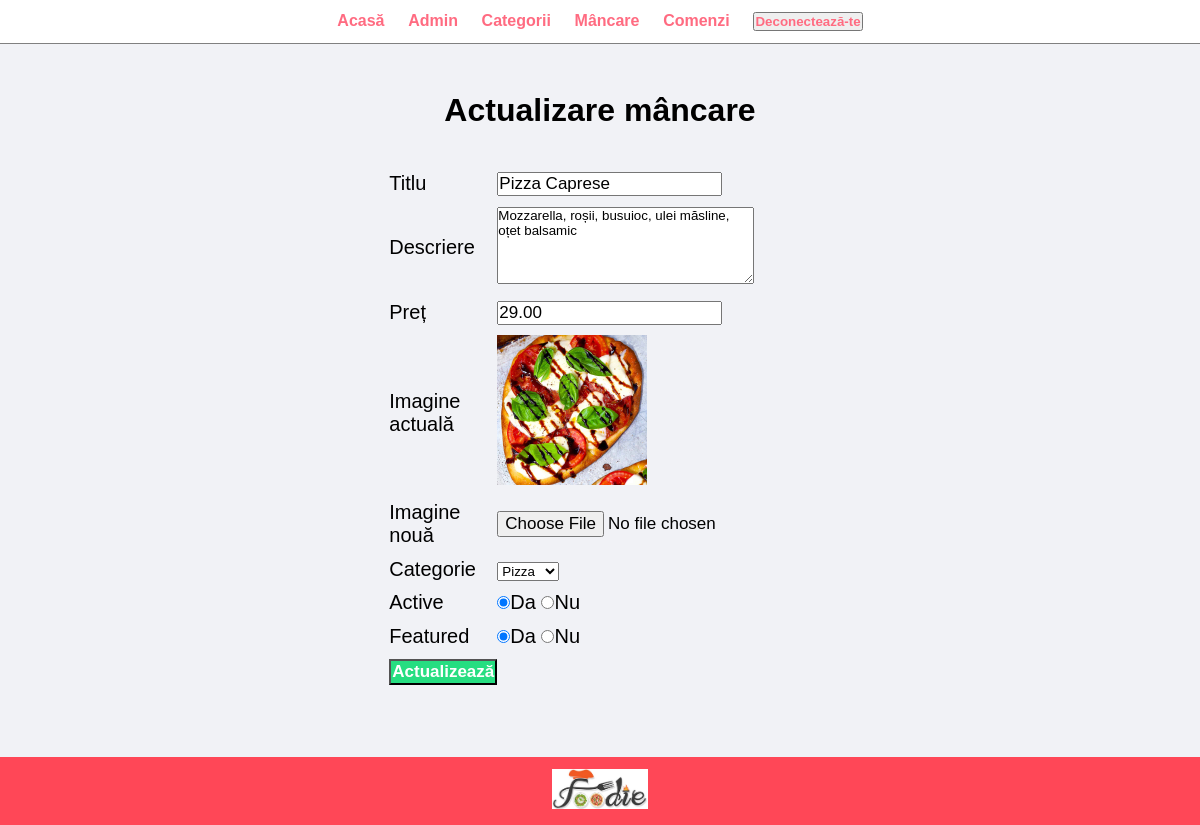
The app's page /admin/update-food.php?id=25 (signed in) with its own data.
### tables this page shows
CREATE TABLE IF NOT EXISTS `food` (
  `id` int(10) unsigned NOT NULL auto_increment,
  `title` varchar(150) NOT NULL,
  `description` varchar(255) NOT NULL,
  `price` decimal(10,2) NOT NULL,
  `image` varchar(255) NOT NULL,
  `category_id` int(11) NOT NULL,
  `featured` varchar(10) NOT NULL,
  `active` varchar(10) NOT NULL,
  PRIMARY KEY  (`id`)
);

CREATE TABLE IF NOT EXISTS `category` (
  `id` int(10) unsigned NOT NULL auto_increment,
  `title` varchar(100) NOT NULL,
  `image` varchar(255) NOT NULL,
  `featured` varchar(10) NOT NULL,
  `active` varchar(10) NOT NULL,
  PRIMARY KEY  (`id`)
);

### admin/update-food.php (the view, shortened to what this page needs)
<?php include('partials/menu.php'); ?>
<?php
    if(isset($_GET['id']))
    {
        $id = $_GET['id'];
        $sql = "SELECT * FROM `food` WHERE id='$id'";
        $result = mysqli_query($connection, $sql);
        if($result==TRUE)
        {
            $cnt = mysqli_num_rows($result);
            if($cnt == 1)
            {
                $nr=mysqli_fetch_assoc($result);
                $title = $nr['title'];
                $description = $nr['description'];
                $price = $nr['price'];
                $current_image = $nr['image'];
                $current_category = $nr['category_id'];
                $featured = $nr['featured'];
                $active = $nr['active'];
            }
            else
            {
                $_SESSION['no-food'] = "<div class='error'>Mâncarea nu a fost găsită.</div>";
                header("location: http://localhost/ATESTAT/admin/manage-food.php");
            }
        }
    }
    else header("location:http://localhost/ATESTAT/admin/manage-food.php");
?>
<div class="main-content">
    <div class="wrapper">
        <h1 style="text-align: center;">Actualizare mâncare</h1>
        <br>
        <br>
        <form action="" method="POST" enctype="multipart/form-data">
            <table class="tbl-30">
                <tr>
                    <td>Titlu</td>
                    <td><input type="text" name="title" value="<?php echo $title; ?>"></td>
                </tr>
                <tr>
                    <td>Descriere</td>
                    <td>
                        <textarea name="description" cols="30" rows="5"><?php echo $description; ?></textarea>
                    </td>
                </tr>
                <tr>
                    <td>Preț</td>
                    <td>
                        <input type="number" name="price" value="<?php echo $price; ?>">
                    </td>
                </tr>
                <tr>
                    <td>Imagine actuală</td>
                    <td>
                        <?php
                            if($current_image != "")
                            {
                                ?>
                                <img src="<?php echo HOME; ?>images/food/<?php echo $current_image; ?>" width=150px;>
                                <?php
                            }
                            else echo "<div class='error' style='text-align: left'>Fără imagine</div>";
                        ?>
                    </td>
                </tr>
                <tr>
                    <td>Imagine nouă</td>
                    <td>
                        <input type="file" name="image">
                    </td>
                </tr>
                <tr>
                    <td>Categorie</td>
                    <td>
                        <select name="category_id">
                            <?php
                                $sql = "SELECT * FROM category";
                                $result = mysqli_query($connection, $sql);
                                $cnt = mysqli_num_rows($result);
                                if($cnt > 0)
                                {
                                    while($rows=mysqli_fetch_assoc($result))
                                    {
                                        $category_title = $rows['title'];
                                        $category_id = $rows['id'];
                                        ?>
                                        <option <?php if($current_category==$category_id){echo "selected";} ?>
                                         value="<?php echo $category_id;?>"><?php echo $category_title; ?></option>
                                        <?php
                                    }
                                }
                                else
                                {
                                    ?>
                                    <option value="0"></option>
                                    <?php
                                }
                                ?>
                        </select>
                    </td>
                    <tr>
                        <td>Active</td>
                        <td>
                            <input <?php if($active=="Da") echo "checked"; ?> type="radio" name="active" value="Da">Da
                        <input <?php if($active=="Nu") echo "checked"; ?> type="radio" name="active" value="Nu">Nu
                    </td>
                    <tr>
                        <td>Featured</td>
                        <td>
                            <input <?php if($featured=="Da") echo "checked"; ?> type="radio" name="featured" value="Da">Da
                            <input <?php if($featured=="Nu") echo "checked"; ?> type="radio" name="featured" value="Nu">Nu
                        </td>
                    </tr>
                </tr>
                <tr>
                    <td>
                        <input type="submit" name="submit" value="Actualizează" class="btn-green">
                    </td>
                </tr>
            </table>
        </form>
        <br>
    </div>
</div>
<?php include('partials/footer.php'); ?>

### css/admin.css (style rules this page uses)
* { margin: 0; padding: 0; font-family: Arial, Helvetica, sans-serif; }
.wrapper { padding: 1%; width: 80%; margin: 0 auto; }
.tbl-30 { width: 30%; font-size: 20px; margin-left: auto; margin-right: auto; }
input { font-size: 17px; }
table tr td { padding: 1%; }
.btn-green { background-color: #26de81; padding: 1%; color: white; font-weight: bold; text-decoration: none; }
.main-content { background-color: #f1f2f6; padding: 3% 0; height: 70%; overflow: auto; }

### records on screen
food: title "Pizza Caprese", description "Mozzarella, roșii, busuioc, ulei măsline, oțet balsamic", price "29.00", image (picture), category_id "Pizza", active "☑", featured "☑"
